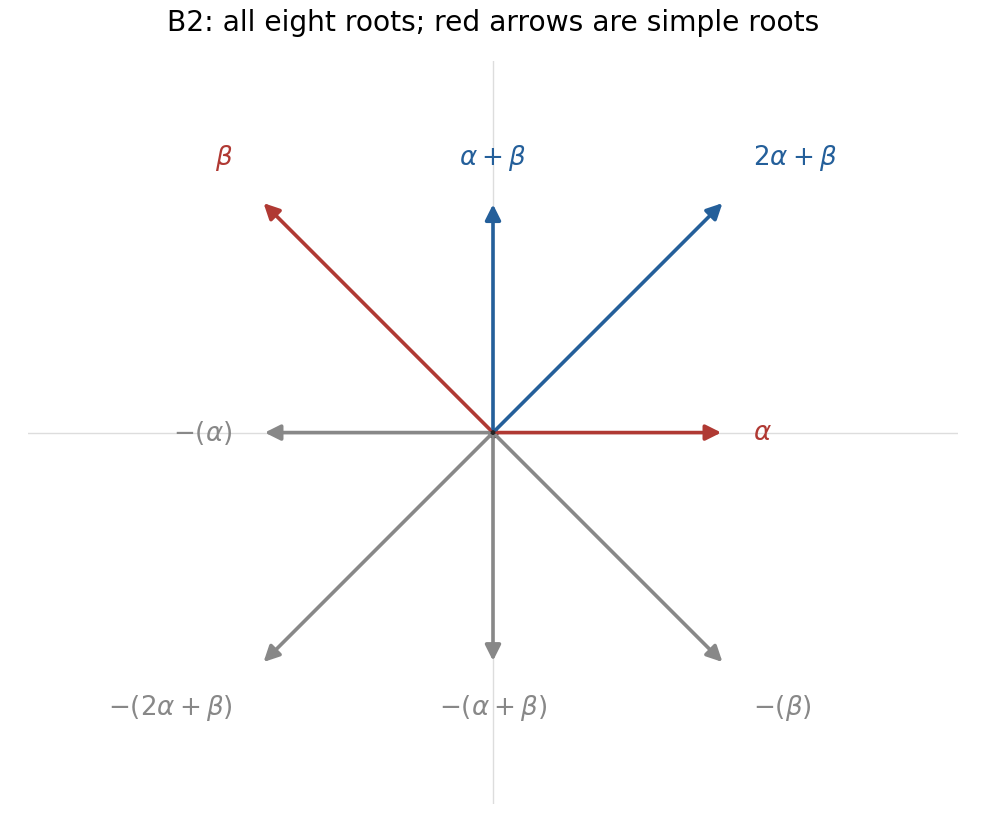

Write the Python code that produced this figure.
"""Original diagram; tested with Python 3.14, NumPy and Matplotlib.
Write the matching PNG basename to the caller's working directory.
"""
import numpy as np
import matplotlib
matplotlib.use('Agg')
import matplotlib.pyplot as plt
fig,ax=plt.subplots(figsize=(6.8,5.7),dpi=145,facecolor='white')
roots=[((1,0),r'$\alpha$'),((-1,1),r'$\beta$'),((0,1),r'$\alpha+\beta$'),((1,1),r'$2\alpha+\beta$')]
for v,label in roots:
 for sign in [1,-1]:
  p=np.array(v)*sign;color='#b03933' if sign==1 and v in [(1,0),(-1,1)] else ('#245f9a' if sign==1 else '#888888')
  ax.annotate('',xy=p,xytext=(0,0),arrowprops=dict(arrowstyle='-|>',lw=1.8,color=color,mutation_scale=16))
  text=label if sign==1 else '$-('+label[1:-1]+')$'
  dx=.12 if p[0]>0 else (-.12 if p[0]<0 else 0);dy=.12 if p[1]>0 else (-.12 if p[1]<0 else 0)
  ax.text(p[0]+dx,p[1]+dy,text,ha='left' if p[0]>0 else ('right' if p[0]<0 else 'center'),va='bottom' if p[1]>0 else ('top' if p[1]<0 else 'center'),fontsize=13,color=color)
ax.scatter(0,0,s=16,color='#222222');ax.axhline(0,color='#dddddd',lw=.7,zorder=-1);ax.axvline(0,color='#dddddd',lw=.7,zorder=-1)
ax.set_aspect('equal');ax.set_xlim(-2,2);ax.set_ylim(-1.6,1.6);ax.axis('off')
ax.set_title('B2: all eight roots; red arrows are simple roots',fontsize=14,pad=15)
fig.tight_layout();fig.savefig('paper-1-b2-roots.png',facecolor='white',transparent=False);plt.close(fig)
